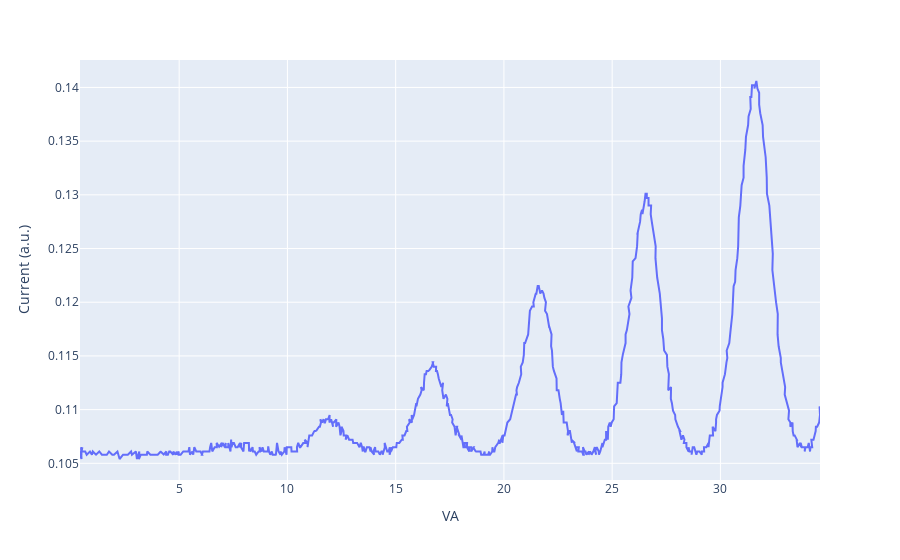

Here is the notebook cell this chart was saved with:
### Code cell
fig3

### Figure 1 — Plotly figure (JSON) as saved in the notebook; plotly's stock layout.template omitted (floating-point values rounded to 4 significant figures; data arrays with more than 128 entries replaced by an {"elided": "..."} marker saying what was removed)
{"data": [{"hovertemplate": "VA=%{x}<br>Current (a.u.)=%{y}<extra></extra>", "legendgroup": "", "line": {"color": "#636efa", "dash": "solid"}, "marker": {"symbol": "circle"}, "mode": "lines", "name": "", "orientation": "v", "showlegend": false, "type": "scatter", "x": {"elided": "646 float values"}, "xaxis": "x", "y": {"elided": "646 float values"}, "yaxis": "y"}], "layout": {"legend": {"tracegroupgap": 0}, "margin": {"t": 60}, "xaxis": {"anchor": "y", "domain": [0, 1], "title": {"text": "VA"}}, "yaxis": {"anchor": "x", "domain": [0, 1], "title": {"text": "Current (a.u.)"}}}}
